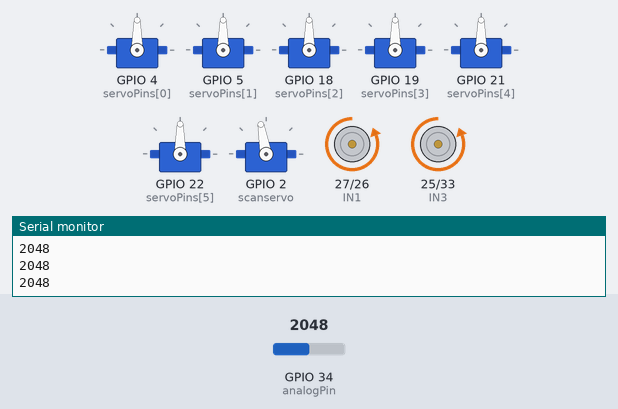
The sketch below on a simulated ESP32. Shown: 7 × servo, motor-driver pin pairs drawn as motors (green arrow = first pin HIGH = forward, orange = second pin HIGH = backward, longer = more drive, scaled by the enable pin), the last lines printed to the serial monitor. Inputs (shaded band) come from the test bench; at power-on: GPIO 34 (analogPin) = 2048.

Above: at 1.2 s.
1.3 s: GPIO 34 (analogPin) set to 2936
At 1.66 s:
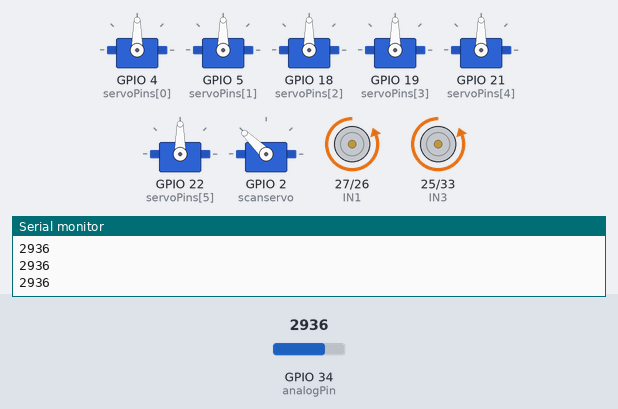
4.3 s: GPIO 34 (analogPin) set to 3029
At 4.7 s:
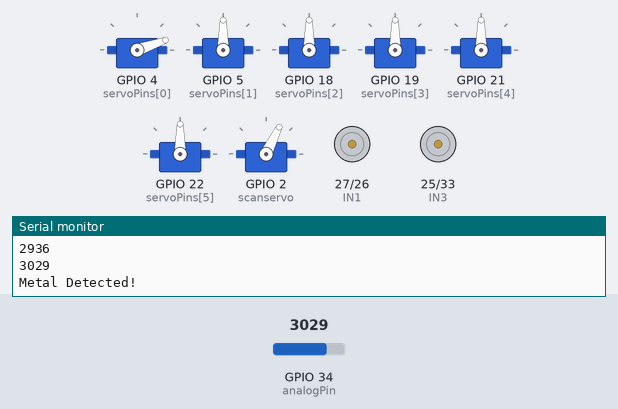
At 5.3 s:
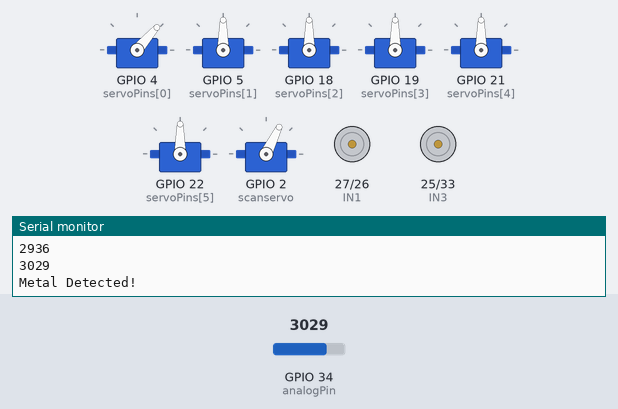
Timing chart, 0 to 24.3 s (numbered marks = the images above; inputs shaded):
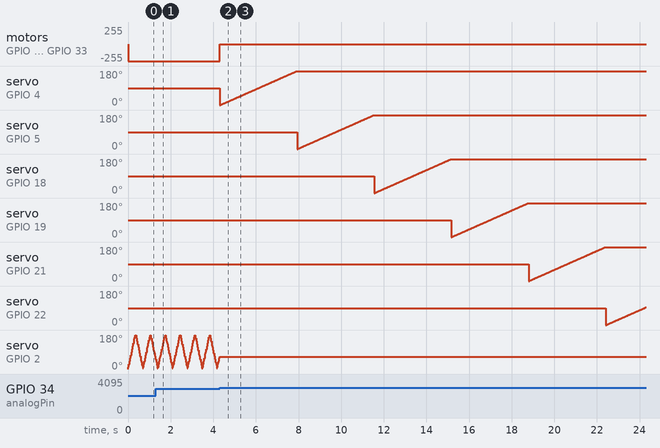

The sketch:

final_year_project_full_completed_code.ino
```cpp
#include <ESP32Servo.h>

Servo servos[6], scanservo;
bool input;

// Servo pins
int servoPins[6] = {4, 5, 18, 19, 21, 22};

// Motor pins
#define IN1 27
#define IN2 26
#define IN3 25
#define IN4 33

#define ENA 14
#define ENB 32

int analogPin = 34;
int analogVal = 0;

// ================= SERVO =================
void servoforward()
{
  for(int i = 0; i < 6; i++)
  {
    for(int j = 0; j <= 180; j++)
    {
      servos[i].write(j);
      delay(20);
    }
  }
}

void servobackward()
{
  for(int i = 0; i < 6; i++)
  {
    for(int j = 180; j >= 0; j--)
    {
      servos[i].write(j);
      delay(20);
    }
  }
}

// ================= MOTOR =================
void forward() {
  digitalWrite(ENA, HIGH);
  digitalWrite(ENB, HIGH);

  digitalWrite(IN1, LOW);
  digitalWrite(IN2, HIGH);
  digitalWrite(IN3, LOW);
  digitalWrite(IN4, HIGH);
}

void stopCar() {
  digitalWrite(ENA, LOW);
  digitalWrite(ENB, LOW);

  digitalWrite(IN1, LOW);
  digitalWrite(IN2, LOW);
  digitalWrite(IN3, LOW);
  digitalWrite(IN4, LOW);
}

// ================= SCANNING =================
bool scanning()
{
  for (int pos = 0; pos <= 180; pos += 8)
  {
    scanservo.write(pos);
    delay(15);

    analogVal = analogRead(analogPin);
    Serial.println(analogVal);

    if(analogVal > 3000)
    {
      Serial.println("Metal Detected!");
      return true;
    }
  }

  for (int pos = 180; pos >= 0; pos -= 8)
  {
    scanservo.write(pos);
    delay(15);

    analogVal = analogRead(analogPin);

    if(analogVal > 3000)
    {
      Serial.println("Metal Detected!");
      return true;
    }
  }

  return false; // ✅ VERY IMPORTANT
}

// ================= SETUP =================
void setup()
{
  Serial.begin(115200);

  pinMode(IN1, OUTPUT);
  pinMode(IN2, OUTPUT);
  pinMode(IN3, OUTPUT);
  pinMode(IN4, OUTPUT);
  pinMode(ENA, OUTPUT);
  pinMode(ENB, OUTPUT);

  for(int i = 0; i < 6; i++)
  {
    servos[i].attach(servoPins[i]);
  }

  scanservo.attach(2);
}

// ================= LOOP =================
void loop()
{
  forward();

  input = scanning();   // ✅ only call once

  if (input)
  {
    stopCar();

    servoforward();
    servobackward();

    delay(1000);
  }
}
```

Measured:
- the behaviour switches between 3000 and 3001 on GPIO 34 (analogPin) (found by bisection; images 1 and 2)
- after the input at 4.3 s, motor on GPIO 27 (IN1) / GPIO 26 (IN2), motor on GPIO 25 (IN3) / GPIO 33 (IN4): backward 255/255 → stopped at once
